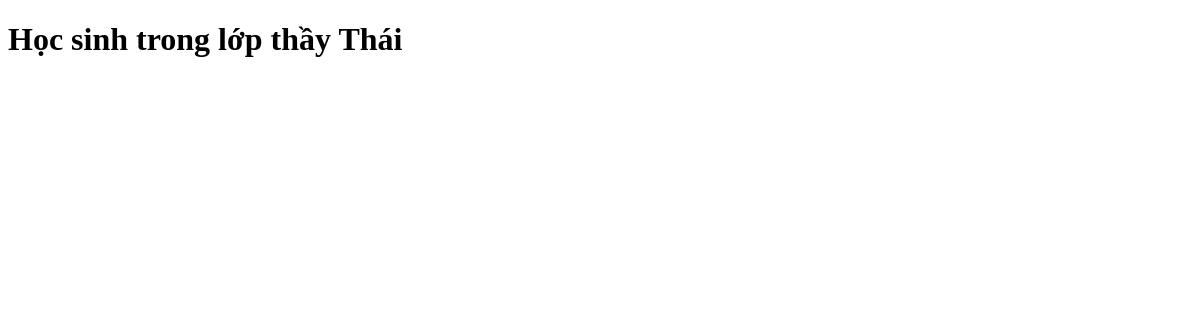
/, run on an earlier commit of the app's database.
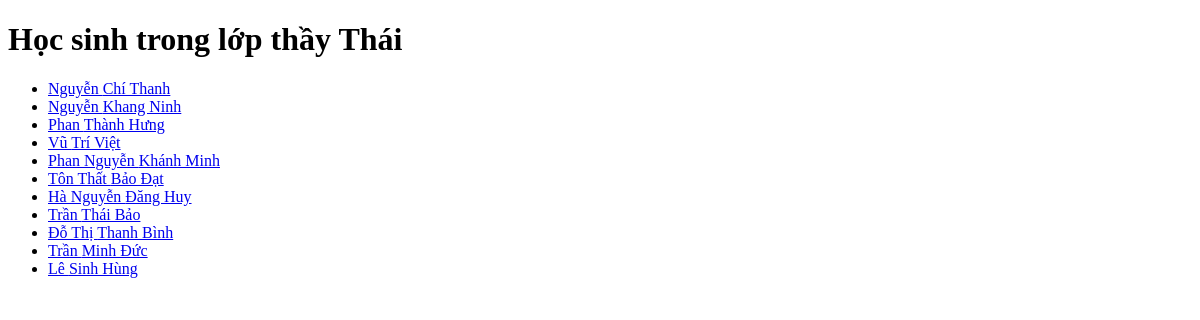
And on a later commit of the database.
### Member/models.py (models this page shows, shortened)
class ModelMember(models.Model):
    ho = models.CharField(max_length=255)
    ten = models.CharField(max_length=255)
    codeforces_id = models.CharField(max_length=255)
    org = models.CharField(max_length=255)

### Member/views.py (the view)
# urls.py: path('', views.members),
def members(request):
    hocsinh = ModelMember.objects.all()
    return render(request, 'index.html', {'hocsinh': hocsinh})

### Member/templates/index.html (shortened to what this page needs)
<!DOCTYPE html>
<html lang="en">
<head>
</head>
<body>
    <h1>Học sinh trong lớp thầy Thái</h1>
    <ul>
        {% for x in hocsinh %}
            <li><a href="detail/{{x.id}}">{{x.ho}} {{x.ten}}</a></li>
        {% endfor %}
    </ul>
</body>
</html>

What changed in the data, as far as the page shows it:
added ModelMember: ho "Nguyễn", ten "Chí Thanh"
added ModelMember: ho "Nguyễn", ten "Khang Ninh"
added ModelMember: ho "Phan", ten "Thành Hưng"
added ModelMember: ho "Vũ", ten "Trí Việt"
added ModelMember: ho "Phan Nguyễn", ten "Khánh Minh"
added ModelMember: ho "Tôn Thất", ten "Bảo Đạt"
added ModelMember: ho "Hà Nguyễn", ten "Đăng Huy"
added ModelMember: ho "Trần", ten "Thái Bảo"
added ModelMember: ho "Đỗ Thị", ten "Thanh Bình"
added ModelMember: ho "Trần", ten "Minh Đức"
added ModelMember: ho "Lê", ten "Sinh Hùng"
